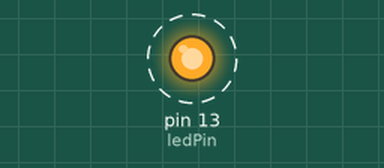
The sketch below on a simulated Arduino Uno, built with avr-gcc and run on an emulated ATmega328P. Shown: output pins drawn as LEDs (lit = HIGH). Dashed ring = blinking. What the sketch prints to the serial monitor is not drawn.

Above: at 0.5 s.
Timing chart, 0 to 4.6 s (numbered marks = the images above):
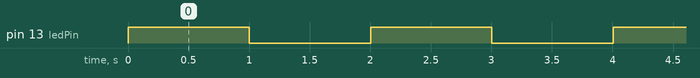

Measured:
- by itself, pin 13 (ledPin): alternates HIGH for 1.0 s and LOW for 1.0 s

The sketch:

Timer_millis.ino
```cpp
// https://www.youtube.com/watch?v=ptig62mLN84

#define INTERVAL 1000 // ms

int ledPin = 13;
byte ledState;
unsigned long time_for_action;

void setup() {
  pinMode(ledPin, OUTPUT);
  Serial.begin(9600);
}

void loop() {
  if (millis() > time_for_action) {
    time_for_action = millis() + (unsigned long) INTERVAL;
    Serial.println(time_for_action); //prints time since program started
    ledState = !ledState;
  }
  digitalWrite(ledPin, ledState);
}
```
